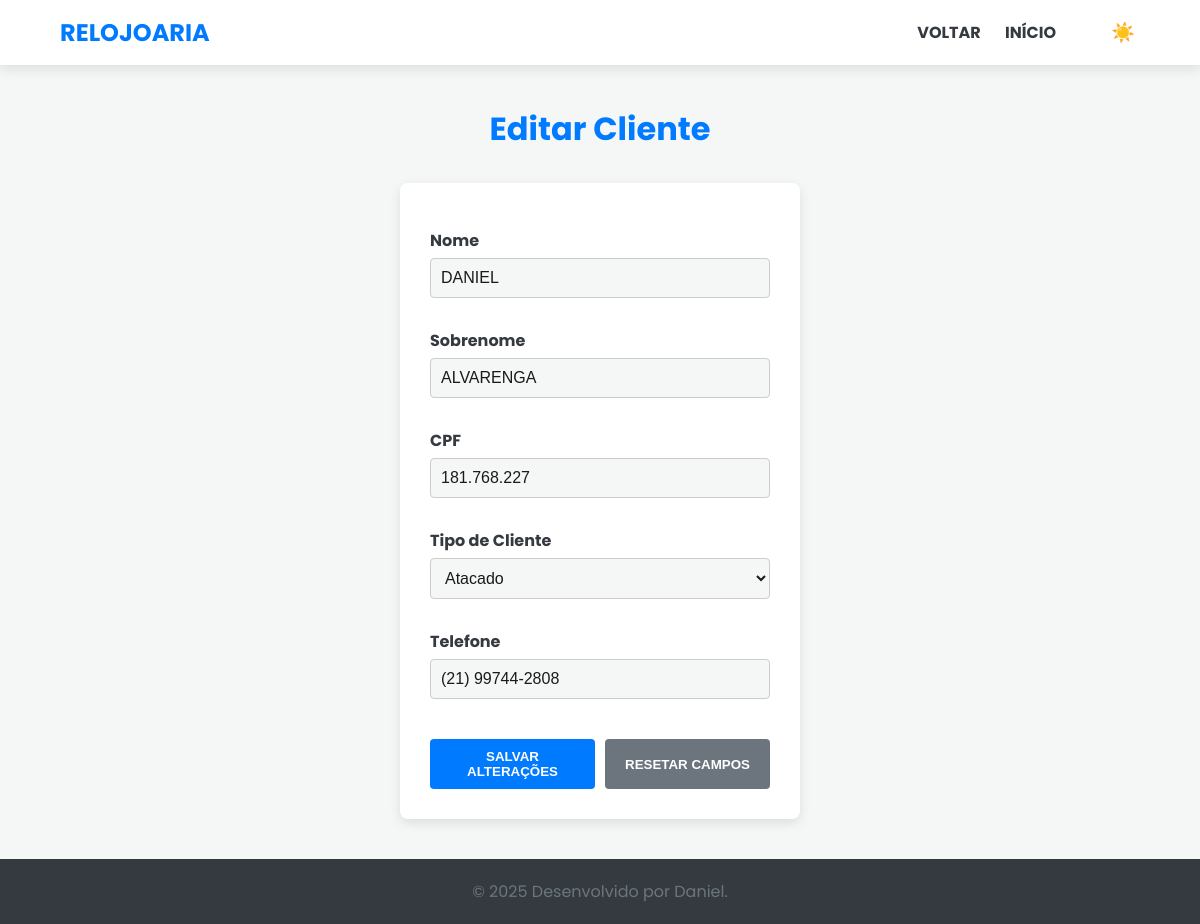
Page /EditarCliente.php?id=5 on the committed database.
### tables this page shows
CREATE TABLE `cliente` (
  `id_cliente` int(11) NOT NULL,
  `nome` varchar(30) DEFAULT NULL,
  `sobrenome` varchar(50) DEFAULT NULL,
  `cpf` varchar(11) DEFAULT NULL,
  `tipo` varchar(20) DEFAULT NULL,
  `telefone` varchar(20) DEFAULT NULL
);

### EditarCliente.php (the view, shortened to what this page needs)
<?php
include('conexao.php');
$id = isset($_GET['id']) ? intval($_GET['id']) : 0;
$stmt = $conn->prepare("SELECT nome, sobrenome, cpf, tipo, telefone FROM cliente WHERE id_cliente = ?");
$stmt->bind_param("i", $id);
$stmt->execute();
$result = $stmt->get_result();
$row = $result->fetch_assoc();
?>
<!DOCTYPE html>
<html lang="pt-br">
<head>
    <link rel="stylesheet" href="stylelogin.css">
</head>
<body>
<header>
    <div class="logo">
        <a>RELOJOARIA</a>
    </div>
    <div class="header-right">
        <nav>
            <a href="ListagemClientes.php">VOLTAR</a>
            <a href="PaginaInicial.php">INÍCIO</a>
        </nav>
        <button id="darkModeToggle" class="dark-mode-toggle" style="background: none; border: none; cursor: pointer; color: var(--cor-escura); font-size: 1.2rem;">
            ☀️
        </button>
    </div>
</header>
<main>
    <h1>Editar Cliente</h1>
    <form method="post">
        <label for="nome">Nome</label>
        <input type="text" id="nome" name="nome" value="<?= htmlspecialchars($row['nome']) ?>" required>
        <label for="sobrenome">Sobrenome</label>
        <input type="text" id="sobrenome" name="sobrenome" value="<?= htmlspecialchars($row['sobrenome']) ?>" required>
        <label for="cpf">CPF</label>
        <input type="text" id="cpf" name="cpf" value="<?= htmlspecialchars($row['cpf']) ?>" required>
        <label for="tipo">Tipo de Cliente</label>
        <select id="tipo" name="tipo" required>
            <?php $tipoAtual = htmlspecialchars($row['tipo']); ?>
            <option value="Atacado" <?= ($tipoAtual == 'Atacado') ? 'selected' : '' ?>>Atacado</option>
        </select>
        <label for="telefone">Telefone</label>
        <input type="text" id="telefone" name="telefone" value="<?= htmlspecialchars($row['telefone']) ?>" required>
        <div class="botoes">
            <button type="submit">SALVAR ALTERAÇÕES</button>
            <button type="reset" class="btn-secundario">RESETAR CAMPOS</button>
        </div>
    </form>
</main>
<footer class="footer"></footer>
</body>
</html>

### stylelogin.css (style rules this page uses)
:root { --cor-fundo: #f4f7f6; --cor-texto: #1a1a1a; --cor-primaria: #007bff; --cor-secundaria: #6c757d; --cor-clara: #ffffff; --cor-escura: #343a40; --cor-borda: #ccc; --sombra: 0 4px 12px rgba(0, 0, 0, 0.1); }
* { box-sizing: border-box; margin: 0; padding: 0; }
body { font-family: 'Poppins', sans-serif; background-color: var(--cor-fundo); color: var(--cor-texto); transition: background-color 0.3s, color 0.3s; min-height: 100vh; display: flex; flex-direction: column; }
a { color: var(--cor-primaria); text-decoration: none; transition: color 0.3s; }
header { background-color: var(--cor-clara); color: var(--cor-escura); padding: 15px 5%; display: flex; justify-content: space-between; align-items: center; box-shadow: var(--sombra); position: sticky; top: 0; z-index: 1000; }
.logo a { font-size: 1.5rem; font-weight: 700; color: var(--cor-primaria); }
.header-right { display: flex; align-items: center; gap: 20px; }
nav a { margin-left: 0; padding: 5px 10px; font-weight: 700; color: var(--cor-escura); }
main { flex: 1; padding: 40px 5%; display: flex; flex-direction: column; align-items: center; }
main h1 { margin-bottom: 30px; color: var(--cor-primaria); }
form { background-color: var(--cor-clara); padding: 30px; border-radius: 8px; box-shadow: var(--sombra); width: 100%; max-width: 400px; display: flex; flex-direction: column; }
label { margin-top: 15px; margin-bottom: 5px; font-weight: 700; color: var(--cor-escura); }
input[type="text"], input[type="password"] { padding: 10px; border: 1px solid var(--cor-borda); border-radius: 4px; font-size: 1rem; background-color: var(--cor-fundo); color: var(--cor-texto); transition: border-color 0.3s, background-color 0.3s; }
.botoes { margin-top: 25px; display: flex; justify-content: space-between; gap: 10px; }
button { padding: 10px 15px; border: none; border-radius: 4px; cursor: pointer; font-weight: 700; flex: 1; transition: background-color 0.3s, opacity 0.3s; }
button[type="submit"] { background-color: var(--cor-primaria); color: var(--cor-clara); }
button[type="reset"] { background-color: var(--cor-secundaria); color: var(--cor-clara); }
.footer { background-color: var(--cor-escura); color: var(--cor-secundaria); text-align: center; padding: 20px; margin-top: auto; }
.footer::before { content: "© 2025 Desenvolvido por Daniel."; display: block; }
.dark-mode-toggle { margin-left: 20px; padding: 5px; color: var(--cor-escura) !important; transition: color 0.3s; }

### EditarCliente.php (style rules this page uses)
input[type="text"], input[type="password"], select { padding: 10px; border: 1px solid var(--cor-borda); border-radius: 4px; font-size: 1rem; background-color: var(--cor-fundo); color: var(--cor-texto); width: 100%; margin-bottom: 15px; transition: border-color 0.3s, background-color 0.3s; }

### rows in the picture
cliente: nome "DANIEL", sobrenome "ALVARENGA", cpf "181.768.227", tipo "Atacado", telefone "(21) 99744-2808"
